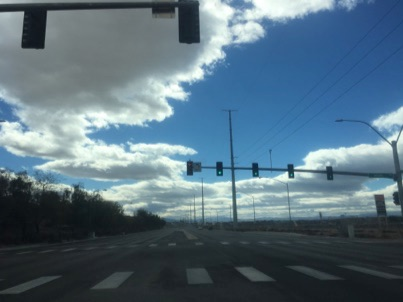
#> input picture Note/Python/OpenCV/Code/1.jpg, 403 x 302 px
$ python 4.OpenCV_Copy.py
#> lines starting #> are read from the running program, lines starting #| are printed output that depends on the picture; after the words box and inside, x2 and y2 are one past the last pixel; in counts of white or black regions, pixels touching at a corner belong together
import cv2
import numpy as np

img=cv2.imread('1.jpg')#讀取圖片，會讀成ndarray型態。
#> img is the input picture: shape (302, 403, 3); mean B, G, R 126.5, 111.6, 87.8

#取圖片某段
img2=img[100:200,10:50].copy()
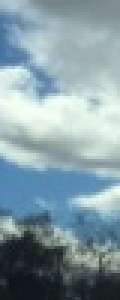
#> img2: shape (100, 40, 3) (shown 3 times larger); mean B, G, R 163.9, 155.9, 133.1
cv2.imshow('img2',img2) #備註一下，如果顯示圖片視窗用一樣的名稱，後來者會把前者蓋過，等於只會出現一個視窗。

cv2.imshow('img',img) #顯示圖片，一定要有顯示視窗的名稱。

#複製貼上局部照片，利用numpy的技巧!
img[0:100,0:40]=img2
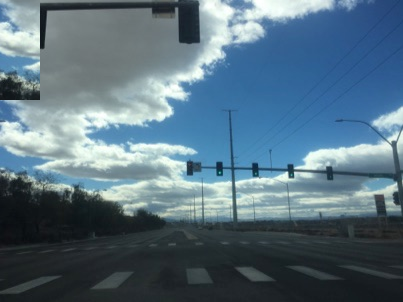
#> img: shape (302, 403, 3); 3.29% of pixels changed, all inside (x1, y1, x2, y2) = (0, 0, 40, 100)
cv2.imshow('img3',img) #顯示圖片，一定要有顯示視窗的名稱。


cv2.waitKey(0)

cv2.destroyAllWindows()
